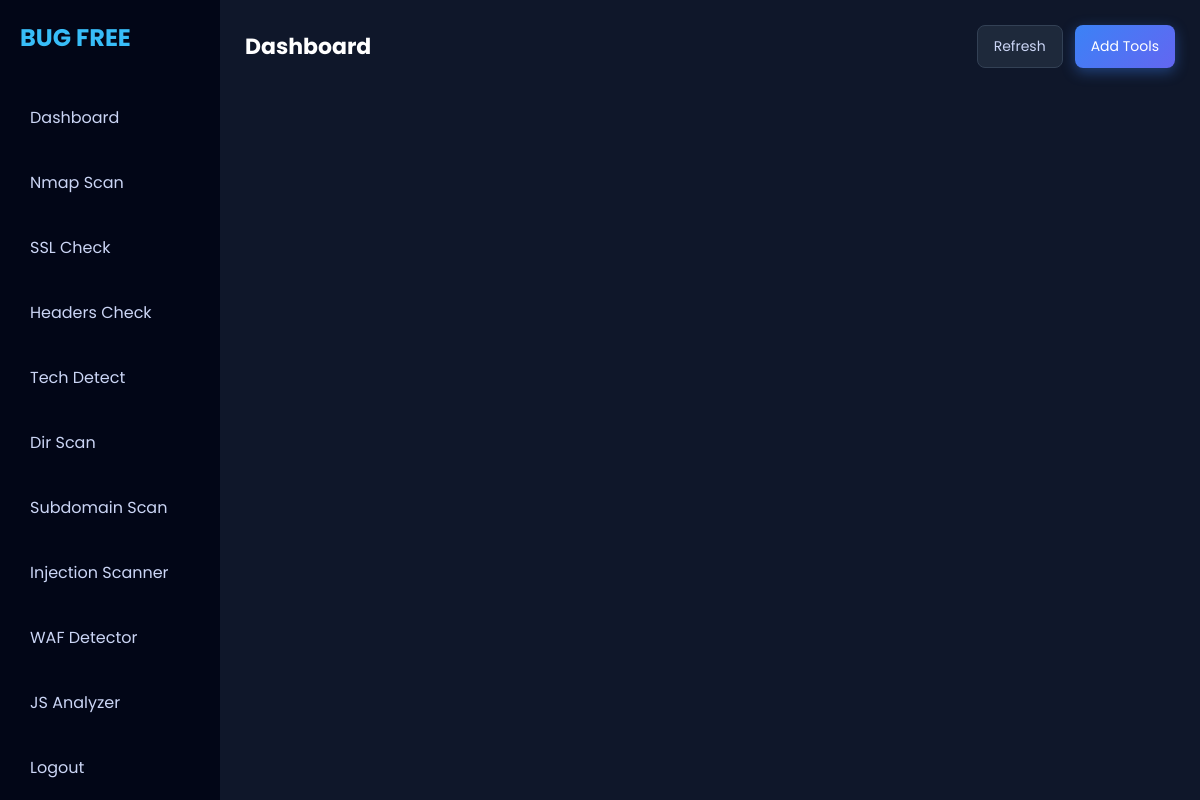
Page /dashboard (signed in) on the earlier database version.
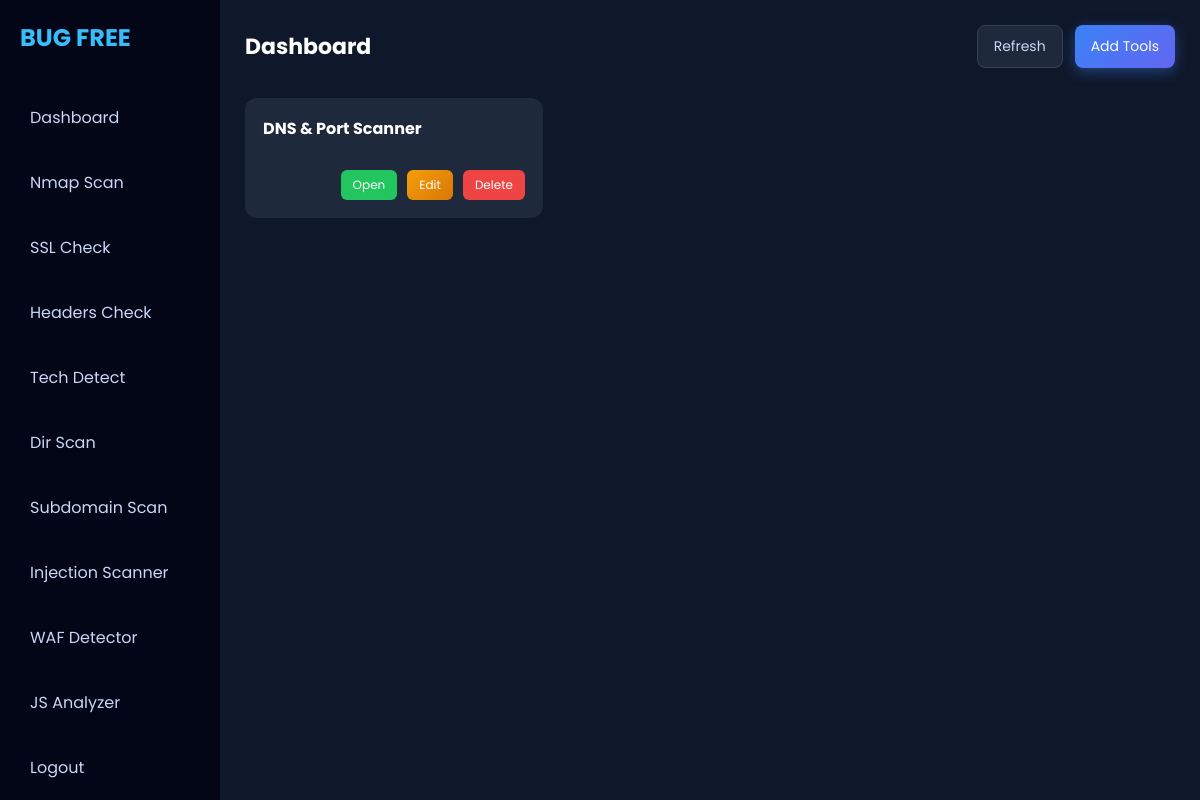
Same page on the later database version.
### tables this page shows
CREATE TABLE pages (
            id INTEGER PRIMARY KEY AUTOINCREMENT,
            name TEXT,
            url TEXT
        );

### app.py (the view)
@app.route('/dashboard')
def dashboard():
    if 'user' not in session:
        return redirect(url_for('home'))  # redirect to login
    conn = sqlite3.connect('database.db')
    cursor = conn.cursor()
    cursor.execute("SELECT * FROM pages")
    pages = cursor.fetchall()
    conn.close()
    return render_template('dashboard.html', pages=pages)

### templates/dashboard.html (shortened to what this page needs)
        <!DOCTYPE html>
        <html lang="en">
        <head>
        <link rel="stylesheet" href="{{ url_for('static', filename='style.css') }}">
        </head>
        <body>
        <div class="sidebar">
            <div class="menu">
                <h2>BUG FREE</h2>
            </div>
                <a href="/dashboard">Dashboard</a>
                <a href="/nmap">Nmap Scan</a>
                <a href="/ssl-check">SSL Check</a>
                <a href="/headers-check">Headers Check</a>
                <a href="/tech-check">Tech Detect</a>
                <a href="/dirscan">Dir Scan</a>
                <a href="/subdomain">Subdomain Scan</a>
                <a href="/sqli-nosql">Injection Scanner</a>
                <a href="/waf-check">WAF Detector</a>
                <a href="/js-analyzer">JS Analyzer</a>
                <a href="/logout" class="logout-link">Logout</a>
        </div>
        <div class="main">
            <div class="topbar">
                <h1>Dashboard</h1>
                <div class="actions">
                    <button class="btn btn-secondary">Refresh</button>
                    <button class="btn btn-primary" onclick="openModal()">Add Tools</button>
                </div>
            </div>
            <div class="grid">
                {% for page in pages %}
                <div class="card">
                    <h3>{{ page[1] }}</h3>
                    <div class="card-footer">
                        <a href="{{ page[2] }}" target="_blank">
                            <button class="small-btn open-btn">Open</button>
                        </a>
                        <button class="small-btn edit-btn"
                            onclick="openEditModal('{{ page[0] }}','{{ page[1] }}','{{ page[2] }}')">
                            Edit
                        </button>
                        <button class="small-btn delete-btn" onclick="confirmDelete({{ page[0] }})">
                            Delete
                        </button>
                    </div>
                </div>
                {% endfor %}
            </div>
        </div>
        </body>
        </html>

### static/style.css (style rules this page uses)
* { margin: 0; padding: 0; box-sizing: border-box; font-family: 'Poppins', sans-serif; }
body { display: flex; background: #0f172a; color: #fff; }
.sidebar { width: 220px; height: 100vh; background: #020617; padding: 20px; display: flex; flex-direction: column; }
.sidebar h2 { margin-bottom: 30px; color: #38bdf8; }
.sidebar a { display: block; padding: 10px; margin: 10px 0; color: #cbd5f5; text-decoration: none; border-radius: 8px; }
.menu { display: flex; flex-direction: column; }
.logout-link { margin-top: auto; color: #f87171; }
.main { flex: 1; padding: 25px; }
.topbar { display: flex; justify-content: space-between; align-items: center; margin-bottom: 30px; }
.topbar h1 { font-size: 22px; }
.actions { display: flex; gap: 12px; }
.btn { padding: 10px 16px; border-radius: 8px; border: none; cursor: pointer; font-size: 14px; transition: all 0.25s ease; }
.btn-primary { background: linear-gradient(135deg, #3b82f6, #6366f1); color: white; box-shadow: 0 4px 14px rgba(59,130,246,0.4); }
.btn-secondary { background: #1e293b; color: #cbd5f5; border: 1px solid #334155; }
.grid { display: grid; grid-template-columns: repeat(auto-fill, minmax(240px, 1fr)); gap: 18px; }
.card { background: #1e293b; padding: 18px; border-radius: 12px; display: flex; flex-direction: column; justify-content: space-between; height: 120px; transition: 0.25s; }
.card h3 { font-size: 16px; }
.card-footer { display: flex; justify-content: flex-end; gap: 10px; }
.small-btn { padding: 6px 12px; border-radius: 6px; border: none; cursor: pointer; font-size: 12px; }
.open-btn { background: #22c55e; color: white; }
.delete-btn { background: #ef4444; color: white; }
.edit-btn { background: linear-gradient(135deg, #f59e0b, #d97706); color: white; }

Differences in the rows shown:
added pages: name "DNS & Port Scanner"
